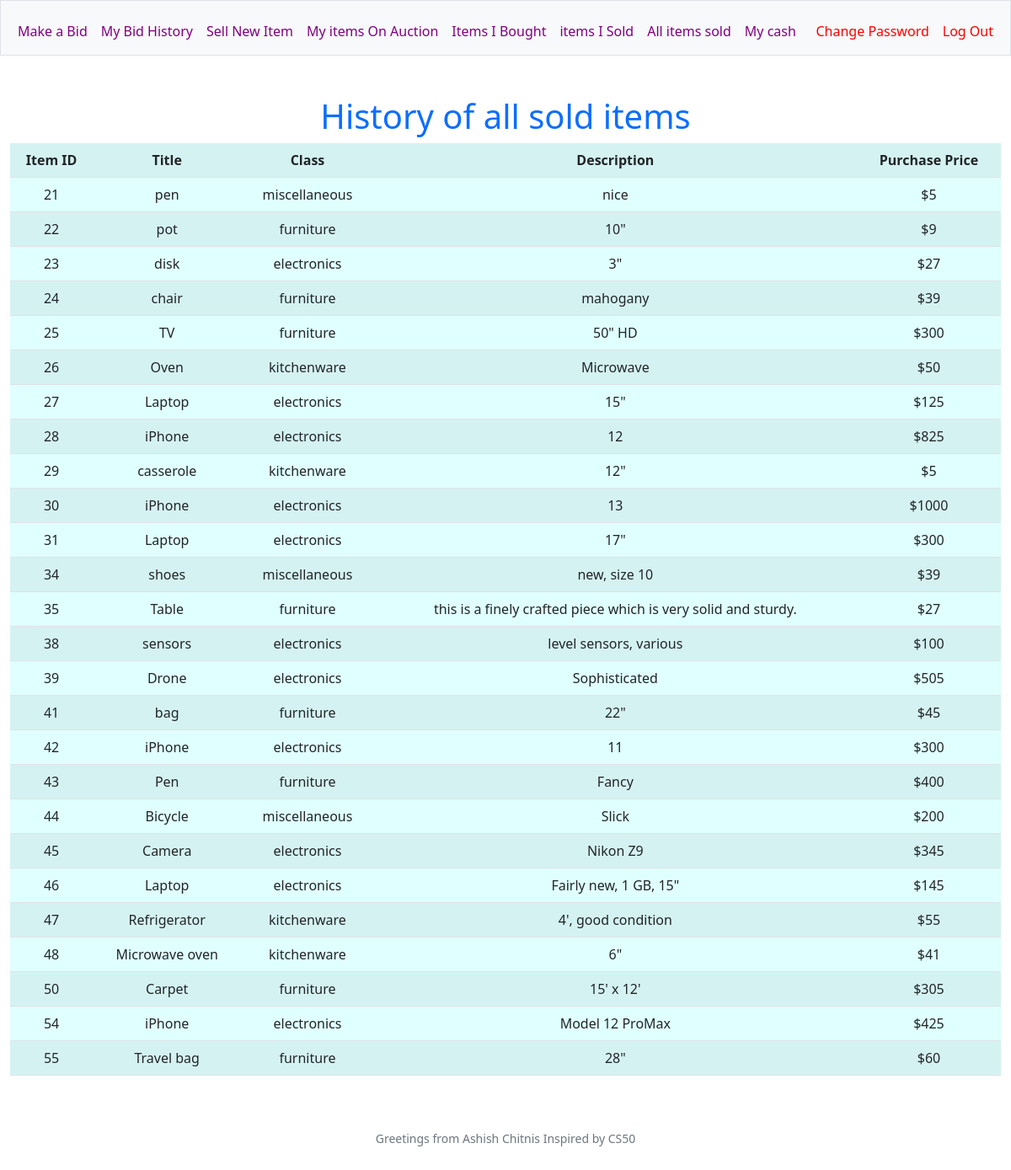
/history_all_sold_items (signed in), run on the app's committed database.
### tables this page shows
CREATE TABLE 'items' (item_id INTEGER PRIMARY KEY AUTOINCREMENT NOT NULL, item_name TEXT, class TEXT, desc TEXT, status TEXT, seller_id INTEGER, buyer_id INTEGER, start_price NUMERIC, bought_price NUMERIC, start_time DATETIME, end_time DATETIME);

### app.py (the view)
@app.route('/history_all_sold_items')
@login_required
def history_all_sold_items():
    items = db.execute("SELECT items.item_id, item_name, class, desc, bought_price FROM items WHERE buyer_id <> 0 ORDER BY items.item_id")
    print(items)
    return render_template("history_all_sold_items.html", items=items)

### app.py (called while the page is built)
@app.after_request
def after_request(response):
    response.headers["Cache-Control"] = "no-cache, no-store, must-revalidate"
    response.headers["Expires"] = 0
    response.headers["Pragma"] = "no-cache"
    return response

### helpers.py (called while the page is built)
def login_required(f):
    @wraps(f)
    def decorated_function(*args, **kwargs):
        if session.get("user_id") is None:
            return redirect("/login")
        return f(*args, **kwargs)
    return decorated_function

### templates/history_all_sold_items.html (shortened to what this page needs)
{% extends "layout.html" %}
{% block main %}
<body>
    <h1>History of all sold items</h1>
    <table border="1">
    <table class="table table-striped">
        <tr>
            <th>Item ID</th>
            <th>Title</th>
            <th>Class</th>
            <th>Description</th>
            <th>Purchase Price</th>
        </tr>
        {% for item in items %}
        <tr>
            <td>{{ item['item_id'] }}</td>
            <td>{{ item['item_name'] }}</td>
            <td>{{ item['class'] }}</td>
            <td>{{ item['desc'] }}</td>
            <td>${{ item['bought_price'] }}</td>
        </tr>
        {% endfor %}
    </table>
</body>
{% endblock %}

### templates/layout.html (style rules this page uses)
.table-striped tbody tr:nth-child(odd) { background-color: lightcyan; }
.table-striped tbody tr:nth-child(even) { background-color: lightcyan; }

### data on the page
items: item_id "21", item_name "pen", class "miscellaneous", desc "nice", bought_price "5"
items: item_id "22", item_name "pot", class "furniture", desc "10\"", bought_price "9"
items: item_id "23", item_name "disk", class "electronics", desc "3\"", bought_price "27"
items: item_id "24", item_name "chair", class "furniture", desc "mahogany", bought_price "39"
items: item_id "25", item_name "TV", class "furniture", desc "50\" HD", bought_price "300"
items: item_id "26", item_name "Oven", class "kitchenware", desc "Microwave", bought_price "50"
items: item_id "27", item_name "Laptop", class "electronics", desc "15\"", bought_price "125"
items: item_id "28", item_name "iPhone", class "electronics", desc "12", bought_price "825"
items: item_id "29", item_name "casserole", class "kitchenware", desc "12\"", bought_price "5"
items: item_id "30", item_name "iPhone", class "electronics", desc "13", bought_price "1000"
items: item_id "31", item_name "Laptop", class "electronics", desc "17\"", bought_price "300"
items: item_id "34", item_name "shoes", class "miscellaneous", desc "new, size 10", bought_price "39"
items: item_id "35", item_name "Table", class "furniture", desc "this is a finely crafted piece which is very solid and sturdy.", bought_price "27"
items: item_id "38", item_name "sensors", class "electronics", desc "level sensors, various", bought_price "100"
items: item_id "39", item_name "Drone", class "electronics", desc "Sophisticated", bought_price "505"
items: item_id "41", item_name "bag", class "furniture", desc "22\"", bought_price "45"
items: item_id "42", item_name "iPhone", class "electronics", desc "11", bought_price "300"
items: item_id "43", item_name "Pen", class "furniture", desc "Fancy", bought_price "400"
items: item_id "44", item_name "Bicycle", class "miscellaneous", desc "Slick", bought_price "200"
items: item_id "45", item_name "Camera", class "electronics", desc "Nikon Z9", bought_price "345"
items: item_id "46", item_name "Laptop", class "electronics", desc "Fairly new, 1 GB, 15\"", bought_price "145"
items: item_id "47", item_name "Refrigerator", class "kitchenware", desc "4', good condition", bought_price "55"
items: item_id "48", item_name "Microwave oven", class "kitchenware", desc "6\"", bought_price "41"
items: item_id "50", item_name "Carpet", class "furniture", desc "15' x 12'", bought_price "305"
items: item_id "54", item_name "iPhone", class "electronics", desc "Model 12 ProMax", bought_price "425"
items: item_id "55", item_name "Travel bag", class "furniture", desc "28\"", bought_price "60"
